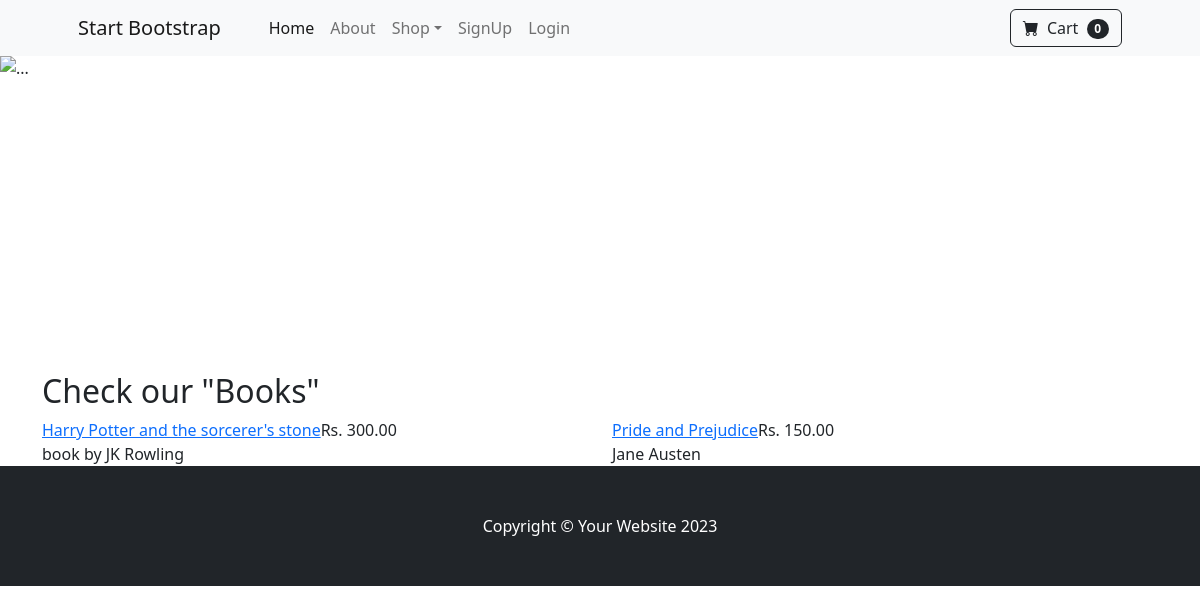
The app's page /shopcart/showprodbycat/1/ with its own data.
### store/models.py (models this page shows, shortened)
class Category (models.Model):
    name= models.CharField(max_length=50)
    cat_id=models.AutoField(primary_key=True)

class Product(models.Model):
    p_id= models.AutoField(primary_key = True)
    p_name= models.CharField(max_length=50)
    p_desc= models.TextField()
    p_price = models.DecimalField(max_digits = 9, decimal_places = 2)
    p_cat = models.ForeignKey(Category, on_delete=models.CASCADE, default = 1)  # maps the fkey to the Primary Key of the Cuisine table
    img = models.ImageField(null = True, blank = True, upload_to=get_file_path)
    on_sale=models.BooleanField(default=False)
    saleprice=models.DecimalField(max_digits = 9, decimal_places = 2,default=0)

### store/views.py (the view)
def prodbycat(request,cid):
    select_prod=Product.objects.filter(p_cat=cid) #get all the menu items for the selected cuisine
    select_cat=Category.objects.get(cat_id=cid)#get the selected cuisine details
    return render(request,'product/showprodbycat.html',{ 'prodlist':select_prod, 'category':select_cat})

### cartops/cart.py (called while the page is built)
    def __len__(self):
        q=0
        for key  in self.cart:
            q=q+self.cart[key]
        return q

### cartops/context_processors.py (called while the page is built)
def cart_ctx(request):
    return {'mycart':Cart(request)} #create a cart object by passing the request

### store/templates/product/showprodbycat.html (shortened to what this page needs)
{% extends "base.html" %}
{% block body %}
    <div class="container-fluid px-0 mb-3">
        <img src="{{product.img.url }}" height="300" class="d-block w-100" alt="...">
</div>
<section id="product" class="product">
    <div class="container">
        <div class="section-title">
            <h2>Check our <span>"{{category.name}}"</span></h2>
        </div>
        <div class="row menu-container">
            {% for product in prodlist %}
            <div class="col-lg-6 menu-item filter-starters">
                <div class="product-content">
                    <a href="#">{{ product.p_name }}</a><span>Rs. {{ product.p_price }} </span>
                </div>
                <div class="product-ingredients">
                    {{ product.p_desc }}
                </div>
            </div>
            {% endfor %}
        </div>
    </div>
</section>
{% endblock body %}

### records on screen
Category: name "Books"
Product: p_name "Harry Potter and the sorcerer's stone", p_price "300.00", p_desc "book by JK Rowling"
Product: p_name "Pride and Prejudice", p_price "150.00", p_desc "Jane Austen"

### other values on screen
{{ mycart|length }} "0"
